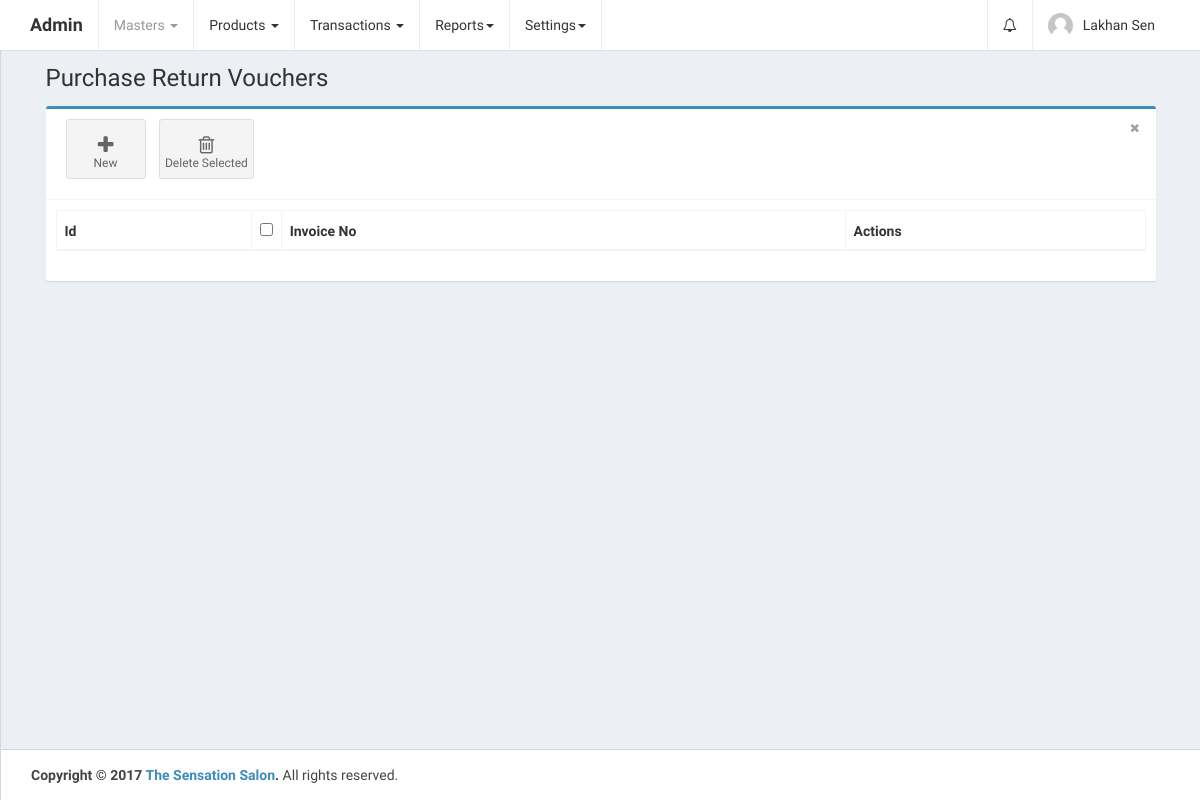
Page /home.php?controller=purchasereturn&action=getbills (signed in) on the earlier database version.
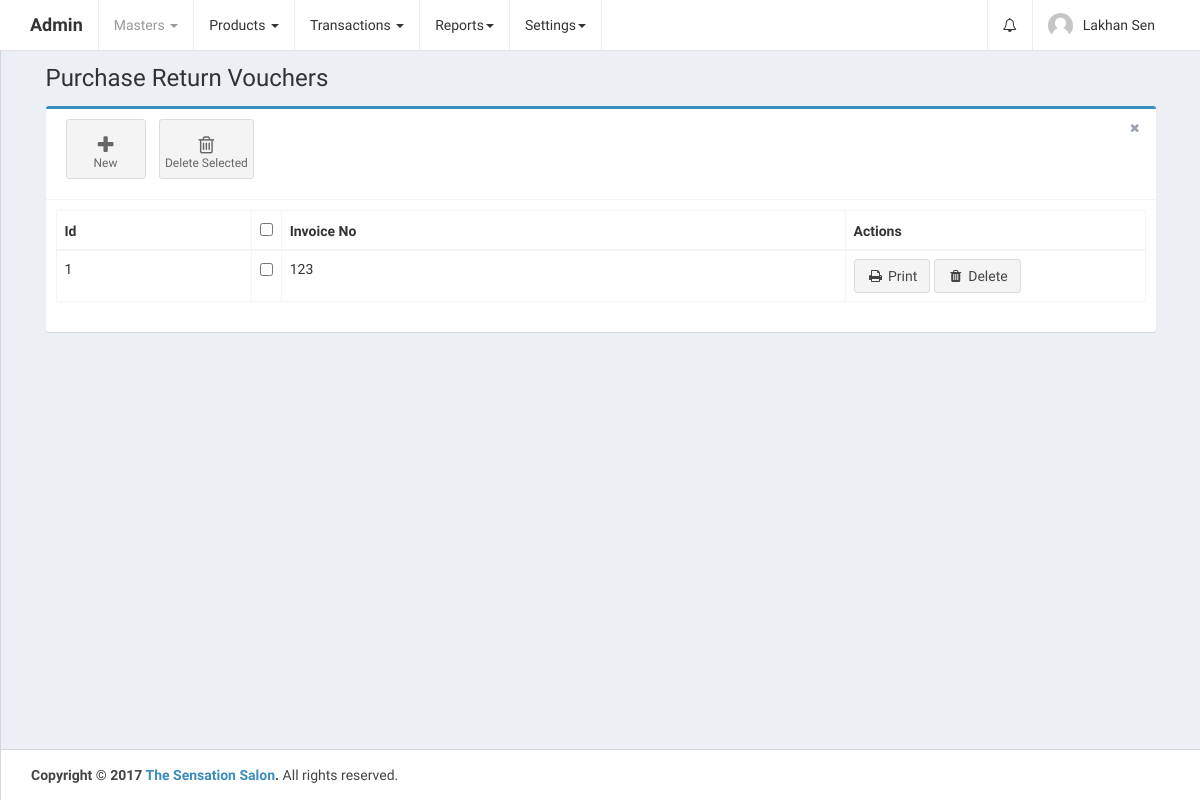
Same page on the later database version.
### tables this page shows
CREATE TABLE `purchase_return_vouchers` (
  `id` int(11) UNSIGNED NOT NULL,
  `date` date DEFAULT NULL,
  `invoice_no` varchar(255) DEFAULT NULL,
  `invoice_date` date DEFAULT NULL,
  `purchase_voucher_id` int(11) DEFAULT NULL,
  `products_data` longtext COMMENT 'product_id, target_account_id, product_name, hsn_code, mrp, qty, final_updated_qty, price, discount_percentage, discount_rs, cgst_percentage, cgst_rs, sgst_percentage, sgst_rs, igst_percentage, igst_rs, total_amount',
  `total_qty` int(11) DEFAULT NULL,
  `total_rate_per_unit` double DEFAULT NULL,
  `total_discount_percentage` double DEFAULT NULL,
  `total_discount_rs` double DEFAULT NULL,
  `total_cgst_percentage` double DEFAULT NULL,
  `total_cgst_rs` double DEFAULT NULL,
  `total_sgst_percentage` double DEFAULT NULL,
  `total_sgst_rs` double DEFAULT NULL,
  `total_igst_percentage` double DEFAULT NULL,
  `total_igst_rs` double DEFAULT NULL,
  `total_bill_amount` double DEFAULT NULL,
  `is_deleted` tinyint(1) NOT NULL DEFAULT '0',
  `created_at` datetime NOT NULL DEFAULT CURRENT_TIMESTAMP,
  `updated_at` datetime NOT NULL DEFAULT CURRENT_TIMESTAMP ON UPDATE CURRENT_TIMESTAMP
);

### home.php (called while the page is built, shortened)
<?php
require_once 'config/database.php';
if (isset($_GET['controller']) || isset($_GET['action'])) {
    if (isset($_GET['controller']))
        $controller = ucfirst($_GET['controller']);
    if (isset($_GET['action']))
        $action = $_GET['action'];
} else {
    $controller = 'Home';
    $action = 'index';
}
require_once 'config/routes.php';
?>

### controllers/PurchaseReturnController.php (called while the page is built, shortened)
<?php
class PurchaseReturnController {
    public $purchasereturnobj;
    public $ex_ins_staff_members_nots;
    public function __construct() {
        require_once 'models/PurchaseReturn.php';
        $this->purchasereturnobj = new PurchaseReturn();
        $this->ex_ins_staff_members_nots = array();
    }
    public function getbills() {
        $page_header = 'Purchase Return Vouchers';
        $purchase_return_vouchers = array();
        $purchase_return_vouchers_res = $this->purchasereturnobj->getBills();
        if ($purchase_return_vouchers_res->num_rows > 0) {
            while ($purchase_return_voucher = $purchase_return_vouchers_res->fetch_assoc()) {
                $purchase_return_vouchers[] = $purchase_return_voucher;
            }
        }
        $ex_ins_staff_members_nots = $this->ex_ins_staff_members_nots;
        require_once APP_DIR . '/views/layout.php';
    }
}
?>

### config/Database.php (called while the page is built)
<?php
class Database {
    public function connect() {
        $conn = new mysqli('localhost', 'root', '', 'thesensationbeautycentre');
        if ($conn->connect_error) {
            die("Connection failed: " . $conn->connect_error);
        } else {
            return $conn;
        }
    }
}
?>

### models/PurchaseReturn.php (called while the page is built, shortened)
<?php
class PurchaseReturn {
    public $conn;
    public function __construct() {
        $db = new Database();
        $this->conn = $db->connect();
    }
    public function getBills() {
        $purchase_vouchers = $this->conn->query('SELECT * FROM purchase_return_vouchers ORDER BY id DESC');
        return $purchase_vouchers;
    }
}
?>

### views/purchase_return_bills.php (the view, shortened to what this page needs)
<link rel="stylesheet" href="public/plugins/datatables/dataTables.bootstrap.css">
<div class="row">
    <div class="col-xs-12">
        <div class="box box-primary">
            <div class="box-header with-border">
                <a class="btn btn-app" href="?controller=purchasereturn&action=add">
                    <i class="fa fa-plus"></i> New
                </a>
                <button class="btn btn-app" id="delete_selected">
                    <i class="fa fa-trash-o"></i> Delete Selected
                </button>
                <div class="box-tools pull-right">
                    <button type="button" class="btn btn-box-tool" data-widget="remove"><i class="fa fa-times"></i></button>
                </div>
            </div>
            <div class="box-body">
                <div class="table-responsive">
                    <table id="purchase_return_vouchers_table" class="table table-bordered table-hover" role="grid" aria-describedby="purchase_return_vouchers_table_info">
                        <thead>
                            <tr>
                                <th>Id</th>
                                <th data-orderable="false" width="20px">
                                    <input type="checkbox" class="select-all">
                                </th>
                                <th>Invoice No</th>
                                <th data-orderable="false" width="300px">Actions</th>
                            </tr>
                        </thead>
                        <?php
                        if (isset($purchase_return_vouchers)) {
                            ?>
                            <tbody>
                                <?php
                                foreach ($purchase_return_vouchers as $purchase_return_voucher) {
                                    ?>
                                    <tr id="tr_<?php echo $purchase_return_voucher['id']; ?>">
                                        <td><?php echo $purchase_return_voucher['id']; ?></td>
                                        <td><input type="checkbox" name="select_purchase_return_vouchers[]" data-id="<?php echo $purchase_return_voucher['id']; ?>"></td>
                                        <td><?php echo $purchase_return_voucher['invoice_no']; ?></td>
                                        <td>
                                            <a href="?controller=purchase&action=printBill&id=<?php echo $purchase_return_voucher['id']; ?>" class="btn btn-default" target="_blank"><i class="fa fa-fw fa-print"></i> Print</a>
                                            <a href="" class="delete btn btn-default" data-id="<?php echo $purchase_return_voucher['id']; ?>"><i class="fa fa-fw fa-trash"></i> Delete</a>
                                        </td>
                                    </tr>
                                    <?php
                                }
                                ?>
                            </tbody>
                            <?php
                        }
                        ?>
                    </table>
                </div>
            </div>
        </div>
    </div>
</div>

### config/routes.php (shortened to what this page needs)
<?php
$controllers = array(
    'Error' => ['index'],
    'Home' => ['index'],
    'Brand' => ['getBrands', 'addBrand', 'getBrand', 'updateBrand', 'deleteBrand', 'checkNameExist'],
    'Customer' => ['getCustomers', 'getCustomer', 'addCustomer', 'updateCustomer', 'deleteCutomer'],
    'Staff' => ['getstaffmembers', 'addstaff', 'getstaffmember', 'updatestaff', 'deletestaff'],
    'Accountgroup' => ['getall', 'get', 'add', 'getParentName', 'update', 'deleteacgroup', 'checkNameExist', 'getById', 'findSalesLedgerByTerm', 'findPurchaseLedgerByTerm'],
    'Productcategory' => ['getcategories', 'addcategory', 'getcategory', 'updatecategory', 'deletecategory', 'checkNameExist'],
    'Product' => ['getproducts', 'getproduct', 'addproduct', 'updateproduct', 'deleteproduct', 'findProductByTerm', 'checkProductNameExist', 'checkQty', 'checkQtyForPurhase', 'checkQtyForSales'],
    'Party' => ['getall', 'add', 'update', 'get', 'delete', 'getPartyNameByTerm', 'getById', 'checkPartyNameExist'],
    'Purchase' => ['getbills', 'checkInovieExist', 'add', 'findLedgerByTerm', 'checkLedgerNameExist', 'delete', 'update', 'printBill', 'filterBillForReturn', 'getFromInvoiceNo'],
    'Purchasereturn' => ['getbills', 'add', 'checkInovieExist'],
    'Sale' => ['getbills', 'checkInovieExist', 'add', 'findLedgerByTerm', 'checkLedgerNameExist', 'delete', 'printBill'],
    'Creditnotes' => ['getall', 'add', 'checkCreditNoteExist'],
    'Debitnotes' => ['getall', 'add', 'checkDebitNoteExist'],
    'Contra' => ['getall', 'add', 'checkDebitNoteExist'],
    'Journal' => ['getall', 'add', 'getAllAccounts', 'checkLedgerNameExist'],
    'Companysetting' => ['get'],
    'Profile' => ['get'],
    'Profile' => ['update'],
);
if (array_key_exists($controller, $controllers)) {
    if (in_array($action, $controllers[$controller])) {
        switch ($controller) {
            case 'Purchasereturn':
                $controller = new PurchaseReturnController();
                break;
        }
        $controller->$action();
    } else {
        require_once APP_DIR . '/controllers/ErrorController.php';
        $controller = new ErrorController();
        $action = 'index';
        $controller->$action();
    }
} else {
    require_once APP_DIR . '/controllers/ErrorController.php';
    $controller = new ErrorController();
    $action = 'index';
    $controller->$action();
}
?>

### views/layout.php (shortened to what this page needs)
<!DOCTYPE html>
<html>
    <head>
        <link href="public/plugins/bootstrap/css/bootstrap.min.css" rel="stylesheet">
        <link href="public/css/font-awesome.min.css" rel="stylesheet">
        <link href="public/css/admin.css" rel="stylesheet">
        <link href="public/css/skin-black-light.min.css" rel="stylesheet">
    </head>
    <body class="hold-transition skin-black-light layout-top-nav">
        <div class="wrapper">
            <header class="main-header">
                <nav class="navbar navbar-static-top">
                    <div class="container">
                        <div class="navbar-header">
                            <a href="home.php" class="navbar-brand"><b>Admin</b></a>
                        </div>
                        <div class="collapse navbar-collapse pull-left" id="navbar-collapse">
                            <ul class="nav navbar-nav">
                                <li class="dropdown active">
                                    <a href="#" class="dropdown-toggle" data-toggle="dropdown">Masters <span class="caret"></span></a>
                                </li>
                                <li class="dropdown">
                                    <a href="#" class="dropdown-toggle" data-toggle="dropdown">Products <span class="caret"></span></a>
                                </li>
                                <li class="dropdown">
                                    <a href="#" class="dropdown-toggle" data-toggle="dropdown">Transactions <span class="caret"></span></a>
                                </li>
                                <li class="dropdown">
                                    <a href="#" class="dropdown-toggle" data-toggle="dropdown">Reports<span class="caret"></span></a>
                                </li>
                                <li class="dropdown">
                                    <a href="#" class="dropdown-toggle" data-toggle="dropdown">Settings<span class="caret"></span></a>
                                </li>
                            </ul>
                        </div>
                        <div class="navbar-custom-menu">
                            <ul class="nav navbar-nav">
                                <?php
                                if (isset($ex_ins_staff_members_nots)) {
                                    ?>
                                    <li class="dropdown notifications-menu">
                                        <a href="#" class="dropdown-toggle" data-toggle="dropdown">
                                            <i class="fa fa-bell-o"></i>
                                        </a>
                                    </li>
                                    <?php
                                }
                                ?>
                                <li class="dropdown user user-menu">
                                    <a href="#" class="dropdown-toggle" data-toggle="dropdown">
                                        <img src="public/images/<?php echo $_SESSION['admin_profile_picture']; ?>" class="user-image" alt="User Image">
                                        <span class="hidden-xs"><?php echo ucwords($_SESSION['admin']); ?></span>
                                    </a>
                                </li>
                            </ul>
                        </div>
                    </div>
                </nav>
            </header>
            <div class="content-wrapper">
                <div class="container">
                    <section class="content-header">
                        <h1><?php echo $page_header; ?></h1>
                    </section>
                    <section class="content">
                        <?php
                        include_once APP_DIR . $view_file;
                        ?>
                    </section>
                </div>
            </div>
            <footer class="main-footer">
                <div class="container">
                    <strong>Copyright &copy; 2017 <a href="http://www.sensationsalon.in/">The Sensation Salon</a>.</strong> All rights
                    reserved.
                </div>
            </footer>
        </div>
    </body>
</html>

### views/purchase_return_bills.php (style rules this page uses)
.table-responsive { overflow-x: initial; }

Differences in the rows shown:
added purchase_return_vouchers: id "1", invoice_no "123"
